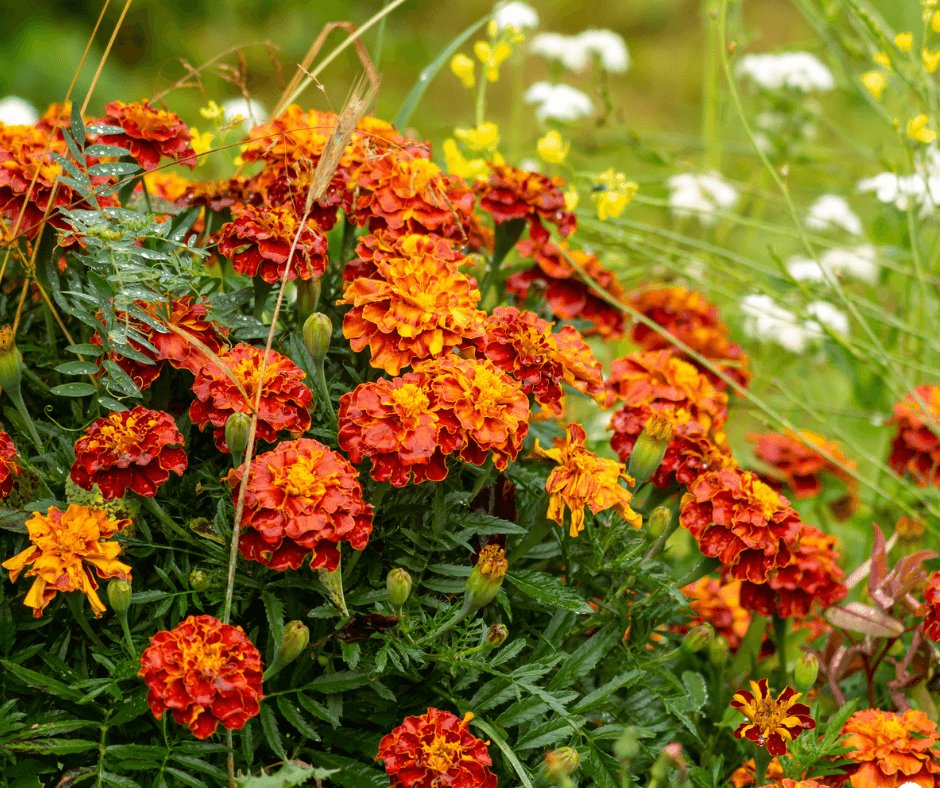
#> input picture slides/01.dasar_pengolahan_citra_digital/dataset/flower.png, 940 x 788 px
$ python 03.io_scikit_image.py
#> lines starting #> are read from the running program, lines starting #| are printed output that depends on the picture
"""
script ini memanfaatkan library scikit-image untuk melakukan hal-hal sebagai berikut:

1. membaca citra dari file
2. menyimpan citra ke file
3. menampilkan citra

penjelasan lebih detil dapat dibaca di file html atau python notebook yang telah disediakan
"""

from skimage.io import imread, imshow, show, imsave
from skimage import color
import numpy as np

# membaca citra dari harddrive, berikan directory yg tepat
im = imread("../dataset/flower.png")
#> im is the input picture: shape (788, 940, 3); mean R, G, B 133.8, 104.7, 33.4

# menampilkan dimensi dan metadata citra
print(im.shape, im.dtype, type(im))
#| (788, 940, 3) uint8 <class 'numpy.ndarray'>

# menampilkan citra
imshow(im)
show()

# merubah citra dari RGB ke HSV kemudian menyimpannya
hsv = color.rgb2hsv(im)  # dari RGB ke HSV
#> hsv: shape (788, 940, 3) float64; mean of channels 0, 1, 2 0.154, 0.794, 0.564
hsv[:, :, 1] = 0.5  # mengubah saturation
#> hsv: shape (788, 940, 3) float64; mean of channels 0, 1, 2 0.154, 0.5, 0.564
im1 = color.hsv2rgb(hsv)  # from HSV back to RGB
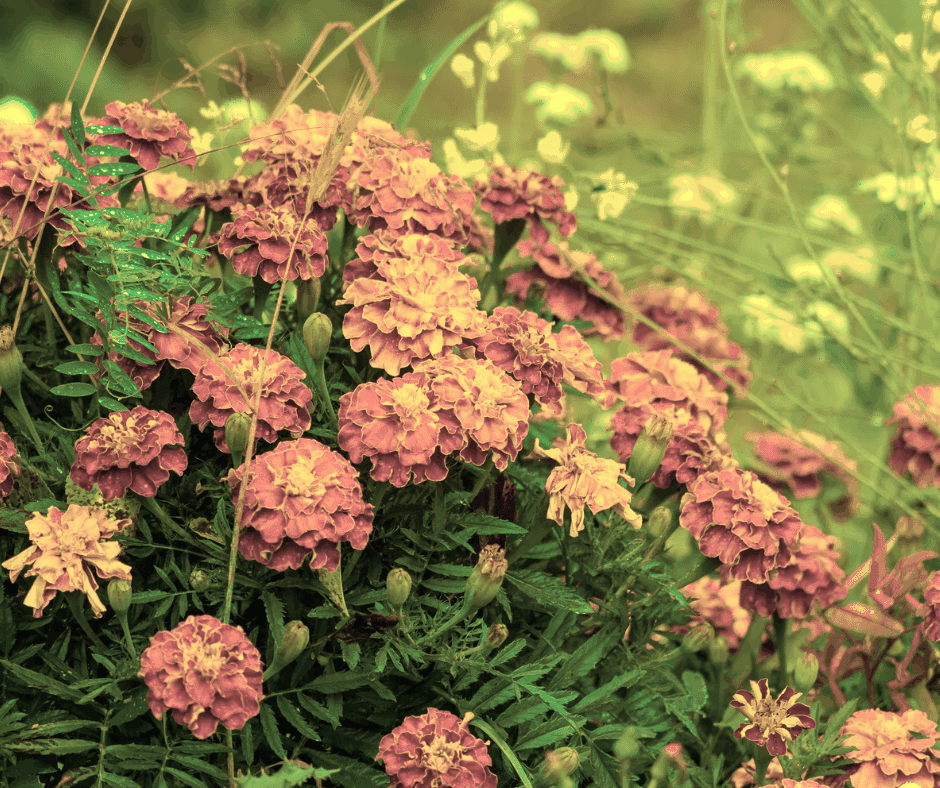
#> im1: shape (788, 940, 3) float64; mean R, G, B 0.533, 0.476, 0.282
im1 = np.uint8(im1 * 255)  # karena type float, perlu diubah ke 8-bit unsigned int
imsave("../dataset/flower_hsv.png", im1)  # menyimpan citra ke harddrive

$ run again, with slides/01.dasar_pengolahan_citra_digital/dataset/ishihara.png copied over slides/01.dasar_pengolahan_citra_digital/dataset/flower.png
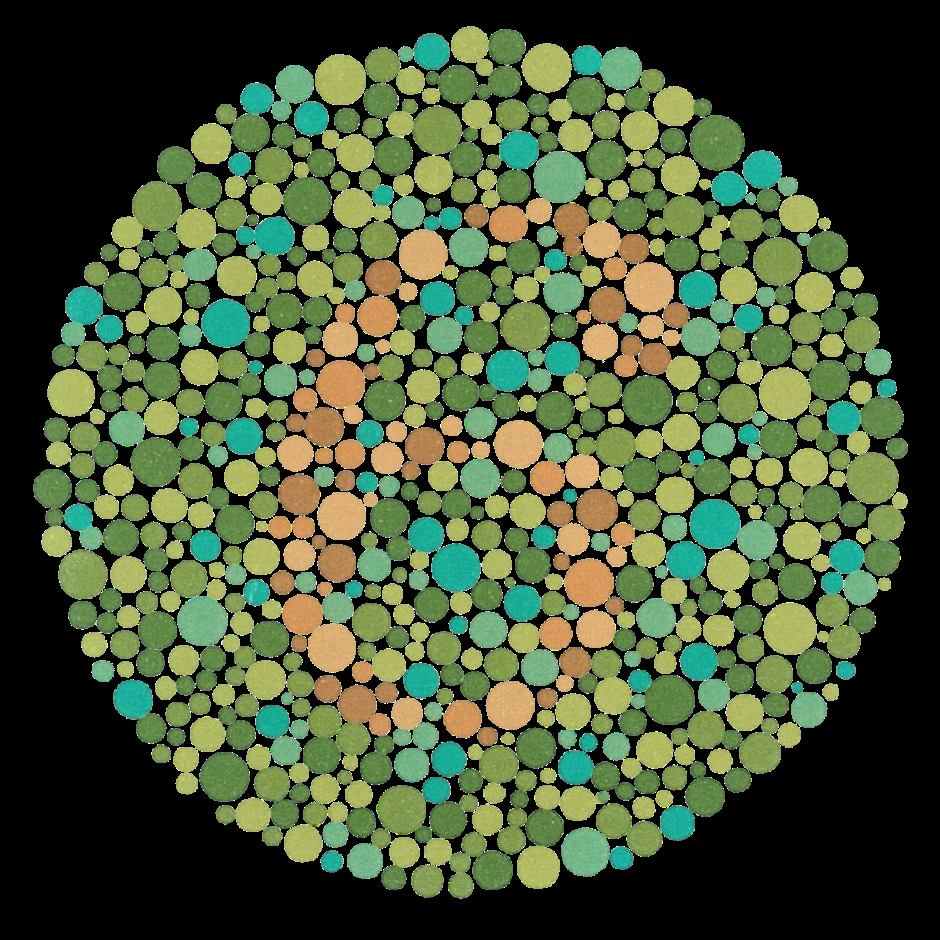
#> input picture slides/01.dasar_pengolahan_citra_digital/dataset/ishihara.png, 940 x 940 px
#> im is the input picture: shape (940, 940, 3); mean R, G, B 70.4, 85.6, 53.4
#| (940, 940, 3) uint8 <class 'numpy.ndarray'>
#> `im1 = color.hsv2rgb(hsv)`:
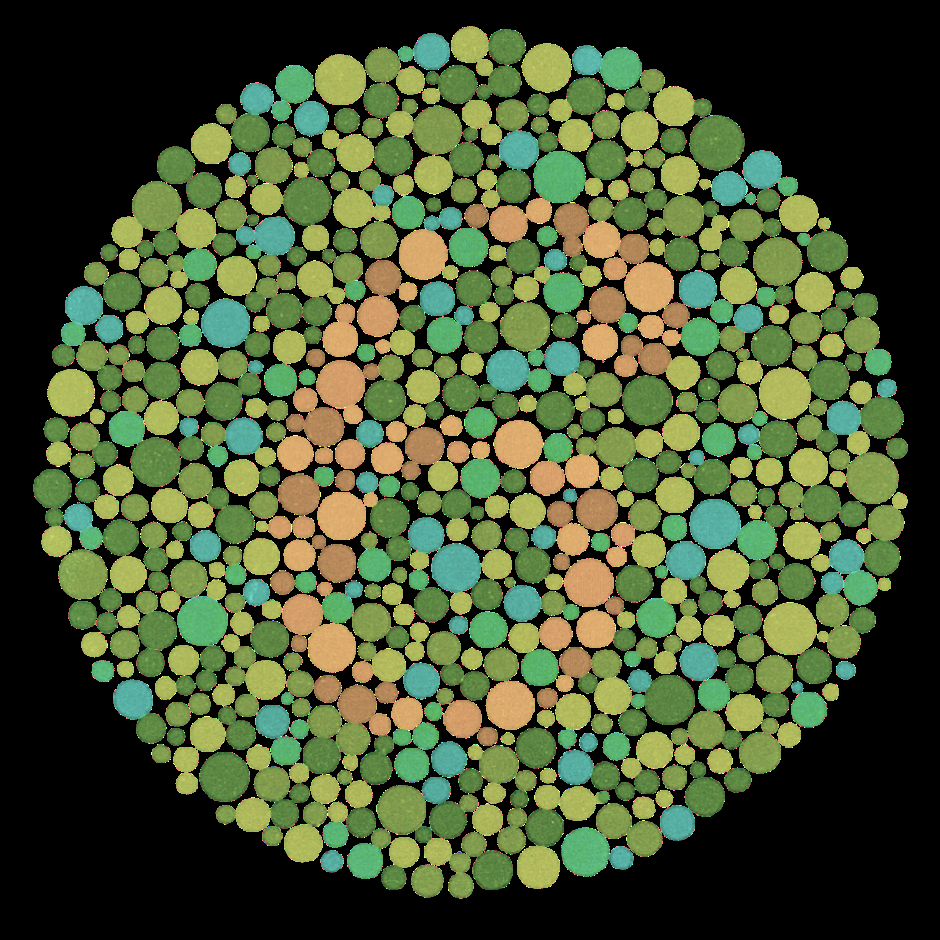
#> im1: shape (940, 940, 3) float64; mean R, G, B 0.277, 0.331, 0.194

$ run again, with slides/01.dasar_pengolahan_citra_digital/dataset/rose.png copied over slides/01.dasar_pengolahan_citra_digital/dataset/flower.png
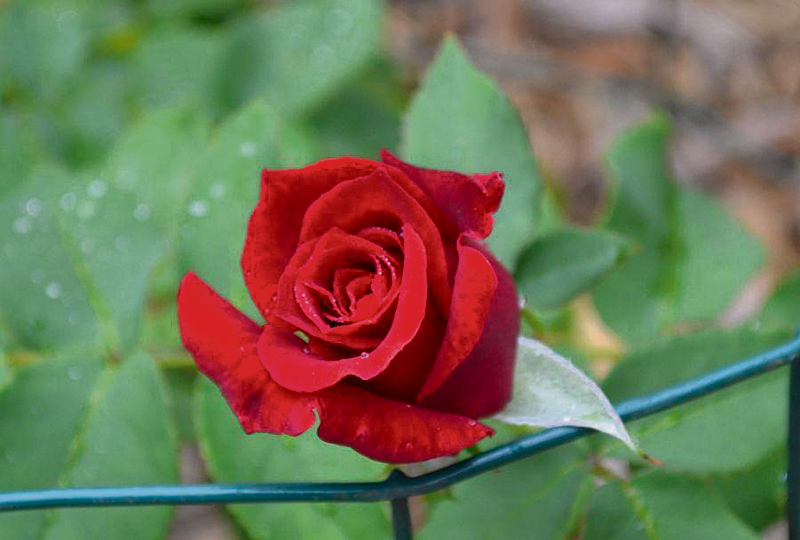
#> input picture slides/01.dasar_pengolahan_citra_digital/dataset/rose.png, 800 x 540 px
#> im is the input picture: shape (540, 800, 3); mean R, G, B 111.9, 115.3, 87.1
#| (540, 800, 3) uint8 <class 'numpy.ndarray'>
#> `im1 = color.hsv2rgb(hsv)`:
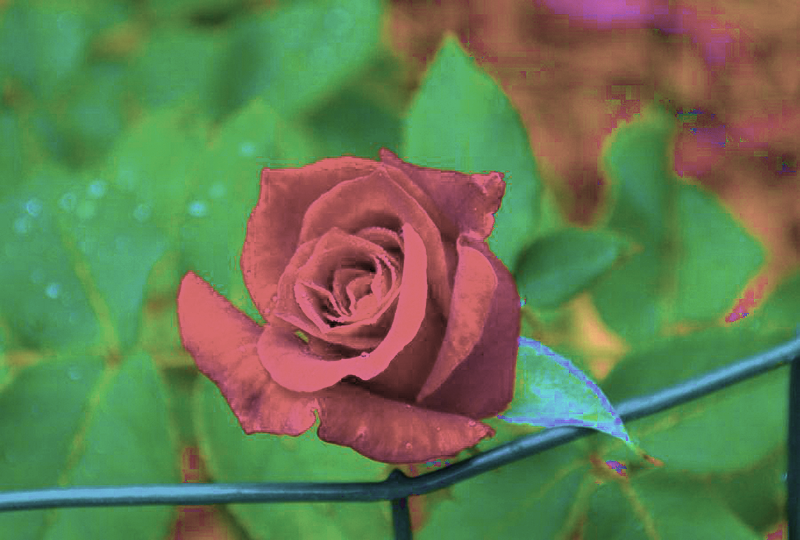
#> im1: shape (540, 800, 3) float64; mean R, G, B 0.396, 0.477, 0.322
